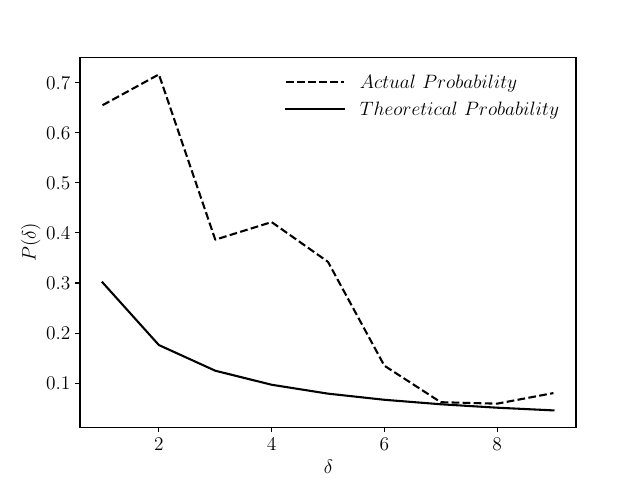

Source code (Python):
#HIGH
import numpy as np
import matplotlib
matplotlib.use('TkAgg')
from matplotlib import rc
import matplotlib.pyplot as plt
x = np.array([1, 2, 3, 4, 5, 6, 7, 8, 9])
y1 = np.array([0.654634146, 0.716097561, 0.386341463, 0.421463415, 0.342113821, 0.13495935, 0.062113821, 0.059186992, 0.080325203])
y2 = np.log10(1+1/x)
plt.clf()  # Ensures a clean plotting canvas.
plt.rc('text', usetex=True)
plt.rc('figure', figsize=(1920, 1080))
plt.rc('font', family='serif', serif=['Computer Modern Roman'], size=14)
plt.ylabel("$P(\delta)$")
plt.xlabel("$\delta$")
plt.plot(x, y1, "k--", label='$Actual\ Probability$')
plt.plot(x, y2, "k-", label='$Theoretical\  Probability$')
plt.legend(loc='upper right', frameon=False, handlelength=3)
plt.savefig('6.pdf', format="pdf")
plt.savefig('6.png', format="png")